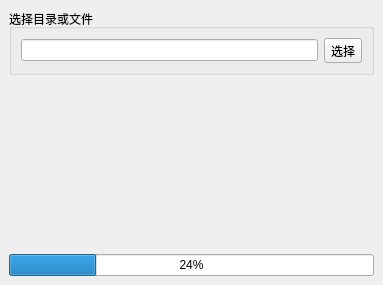
<?xml version="1.0" encoding="UTF-8"?>
<ui version="4.0">
 <class>MainWindow</class>
 <widget class="QMainWindow" name="MainWindow">
  <property name="geometry">
   <rect>
    <x>0</x>
    <y>0</y>
    <width>383</width>
    <height>285</height>
   </rect>
  </property>
  <property name="windowTitle">
   <string>CBM7216系列客供MAP转TXT</string>
  </property>
  <widget class="QWidget" name="centralwidget">
   <layout class="QGridLayout" name="gridLayout_2">
    <item row="0" column="0">
     <widget class="QGroupBox" name="groupBox">
      <property name="title">
       <string>选择目录或文件</string>
      </property>
      <layout class="QGridLayout" name="gridLayout">
       <item row="0" column="0">
        <widget class="QLineEdit" name="lineEdit"/>
       </item>
       <item row="0" column="1">
        <widget class="QToolButton" name="toolButton">
         <property name="text">
          <string>选择</string>
         </property>
        </widget>
       </item>
      </layout>
     </widget>
    </item>
    <item row="1" column="0">
     <spacer name="verticalSpacer">
      <property name="orientation">
       <enum>Qt::Orientation::Vertical</enum>
      </property>
      <property name="sizeHint" stdset="0">
       <size>
        <width>20</width>
        <height>164</height>
       </size>
      </property>
     </spacer>
    </item>
    <item row="2" column="0">
     <widget class="QProgressBar" name="progressBar">
      <property name="value">
       <number>24</number>
      </property>
     </widget>
    </item>
   </layout>
   <widget class="QLabel" name="label">
    <property name="geometry">
     <rect>
      <x>100</x>
      <y>40</y>
      <width>87</width>
      <height>16</height>
     </rect>
    </property>
    <property name="toolTip">
     <string>&lt;html&gt;&lt;head/&gt;&lt;body&gt;&lt;p&gt;选择目录则转换目录下所有MAP&lt;/p&gt;&lt;p&gt;选择文件只转换选择的MAP&lt;/p&gt;&lt;p&gt;&lt;br/&gt;&lt;/p&gt;&lt;/body&gt;&lt;/html&gt;</string>
    </property>
    <property name="text">
     <string/>
    </property>
   </widget>
  </widget>
 </widget>
 <resources/>
 <connections/>
</ui>
